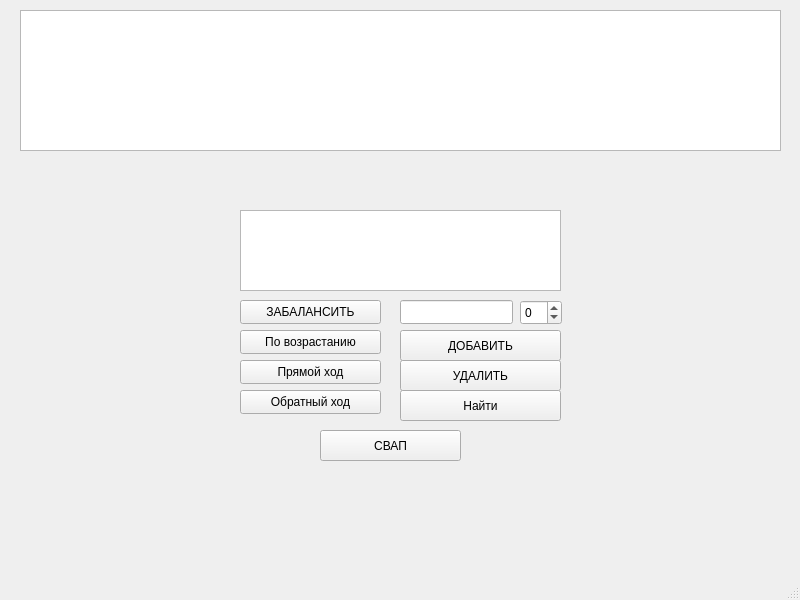
<?xml version="1.0" encoding="UTF-8"?>
<ui version="4.0">
 <class>MainWindow</class>
 <widget class="QMainWindow" name="MainWindow">
  <property name="geometry">
   <rect>
    <x>0</x>
    <y>0</y>
    <width>800</width>
    <height>600</height>
   </rect>
  </property>
  <property name="windowTitle">
   <string>MainWindow</string>
  </property>
  <widget class="QWidget" name="centralwidget">
   <widget class="QTreeView" name="treeView">
    <property name="geometry">
     <rect>
      <x>20</x>
      <y>10</y>
      <width>761</width>
      <height>141</height>
     </rect>
    </property>
   </widget>
   <widget class="QLineEdit" name="lineEdit">
    <property name="geometry">
     <rect>
      <x>400</x>
      <y>300</y>
      <width>113</width>
      <height>24</height>
     </rect>
    </property>
   </widget>
   <widget class="QSpinBox" name="spinBox">
    <property name="geometry">
     <rect>
      <x>520</x>
      <y>300</y>
      <width>42</width>
      <height>25</height>
     </rect>
    </property>
    <property name="minimum">
     <number>-999999999</number>
    </property>
    <property name="maximum">
     <number>999999999</number>
    </property>
   </widget>
   <widget class="QPushButton" name="pushButton_add">
    <property name="geometry">
     <rect>
      <x>400</x>
      <y>330</y>
      <width>161</width>
      <height>31</height>
     </rect>
    </property>
    <property name="text">
     <string>ДОБАВИТЬ</string>
    </property>
   </widget>
   <widget class="QPushButton" name="pushButton_del">
    <property name="geometry">
     <rect>
      <x>400</x>
      <y>360</y>
      <width>161</width>
      <height>31</height>
     </rect>
    </property>
    <property name="text">
     <string>УДАЛИТЬ</string>
    </property>
   </widget>
   <widget class="QPushButton" name="pushButton_find">
    <property name="geometry">
     <rect>
      <x>400</x>
      <y>390</y>
      <width>161</width>
      <height>31</height>
     </rect>
    </property>
    <property name="text">
     <string>Найти</string>
    </property>
   </widget>
   <widget class="QPushButton" name="pushButton_InOrder">
    <property name="geometry">
     <rect>
      <x>240</x>
      <y>330</y>
      <width>141</width>
      <height>24</height>
     </rect>
    </property>
    <property name="text">
     <string>По возрастанию</string>
    </property>
   </widget>
   <widget class="QPushButton" name="pushButton_PreOrder">
    <property name="geometry">
     <rect>
      <x>240</x>
      <y>360</y>
      <width>141</width>
      <height>24</height>
     </rect>
    </property>
    <property name="text">
     <string>Прямой ход</string>
    </property>
   </widget>
   <widget class="QPushButton" name="pushButton_PostOrder">
    <property name="geometry">
     <rect>
      <x>240</x>
      <y>390</y>
      <width>141</width>
      <height>24</height>
     </rect>
    </property>
    <property name="text">
     <string>Обратный ход</string>
    </property>
   </widget>
   <widget class="QTextEdit" name="textEdit_ans">
    <property name="geometry">
     <rect>
      <x>240</x>
      <y>210</y>
      <width>321</width>
      <height>81</height>
     </rect>
    </property>
    <property name="readOnly">
     <bool>false</bool>
    </property>
   </widget>
   <widget class="QPushButton" name="pushButton_balanse">
    <property name="geometry">
     <rect>
      <x>240</x>
      <y>300</y>
      <width>141</width>
      <height>24</height>
     </rect>
    </property>
    <property name="text">
     <string>ЗАБАЛАНСИТЬ</string>
    </property>
   </widget>
   <widget class="QPushButton" name="swap">
    <property name="geometry">
     <rect>
      <x>320</x>
      <y>430</y>
      <width>141</width>
      <height>31</height>
     </rect>
    </property>
    <property name="text">
     <string>СВАП</string>
    </property>
   </widget>
  </widget>
  <widget class="QMenuBar" name="menubar">
   <property name="geometry">
    <rect>
     <x>0</x>
     <y>0</y>
     <width>800</width>
     <height>22</height>
    </rect>
   </property>
  </widget>
  <widget class="QStatusBar" name="statusbar"/>
 </widget>
 <resources/>
 <connections/>
</ui>
